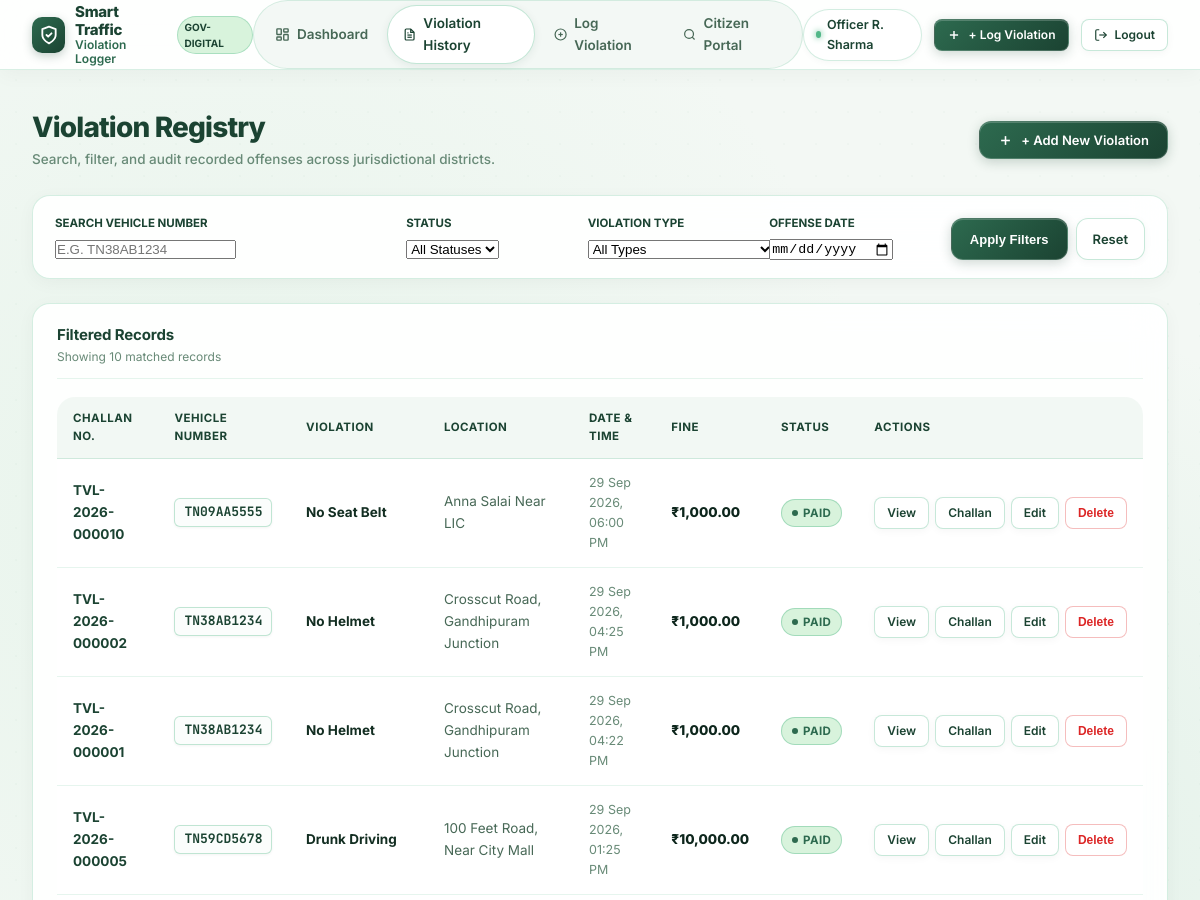
The app's page /violations (signed in, upper part), older data.
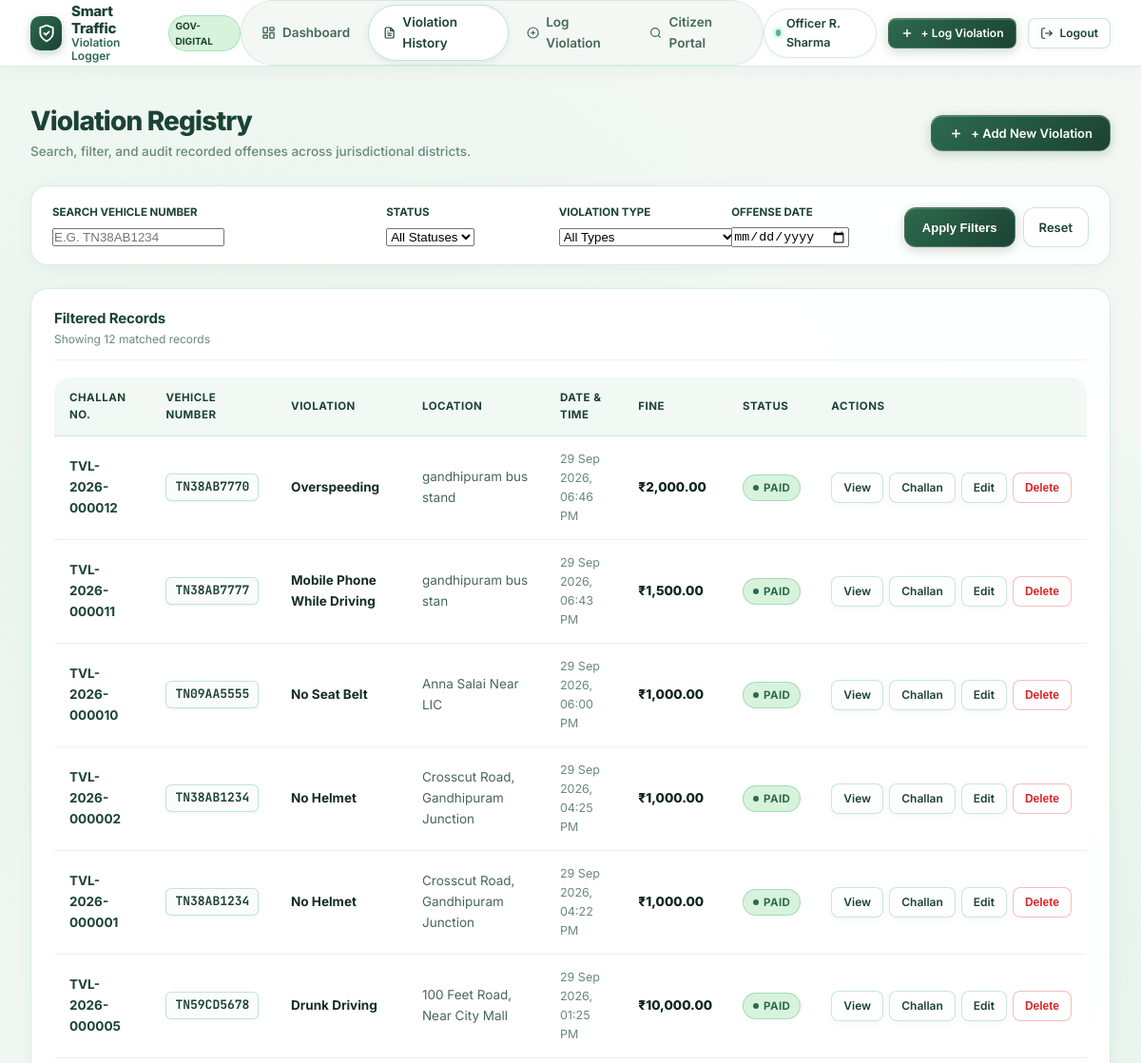
The same page, newer data.
### models.py (models this page shows, shortened)
class Violation(db.Model):
    __tablename__ = 'violations'
    id = db.Column(db.Integer, primary_key=True)
    challan_number = db.Column(db.String(32), unique=True, nullable=False, index=True)
    vehicle_number = db.Column(db.String(20), nullable=False, index=True)
    violation_type = db.Column(db.String(100), nullable=False)
    location = db.Column(db.String(200), nullable=False)
    violation_date = db.Column(db.DateTime, nullable=False, default=utc_now)
    fine_amount = db.Column(db.Float, nullable=False)
    payment_status = db.Column(db.String(20), nullable=False, default='Unpaid')
    officer_badge = db.Column(db.String(50), nullable=True)
    officer_name = db.Column(db.String(120), nullable=True)
    qr_filename = db.Column(db.String(255), nullable=True)
    notes = db.Column(db.Text, nullable=True)
    created_at = db.Column(db.DateTime, default=utc_now)
    updated_at = db.Column(db.DateTime, default=utc_now, onupdate=utc_now)
    @property
    def is_paid(self):
        return self.payment_status.strip().lower() == 'paid'
    @property
    def formatted_date(self):
        if self.violation_date:
            return self.violation_date.strftime('%d %b %Y, %I:%M %p')
        return 'N/A'
    @property
    def formatted_amount(self):
        return f"₹{self.fine_amount:,.2f}"

### app.py (the view, shortened to what this page needs)
    @app.route('/violations')
    @login_required
    def violations():
        vehicle_param = request.args.get('vehicle', '').strip()
        status_param = request.args.get('status', 'All').strip()
        type_param = request.args.get('violation_type', 'All').strip()
        date_param = request.args.get('date', '').strip()
        query = Violation.query
        cleaned_vehicle = clean_vehicle_number(vehicle_param)
        if cleaned_vehicle:
            query = query.filter(Violation.vehicle_number.ilike(f"%{cleaned_vehicle}%"))
        if status_param and status_param != 'All':
            query = query.filter(Violation.payment_status == status_param)
        if type_param and type_param != 'All':
            query = query.filter(Violation.violation_type == type_param)
        results = query.order_by(Violation.violation_date.desc(), Violation.id.desc()).all()
        vehicle_summary = None
        all_types = [t[0] for t in VIOLATION_TYPES]
        return render_template(
            'violations.html',
            violations=results,
            vehicle_query=cleaned_vehicle,
            selected_status=status_param,
            selected_type=type_param,
            selected_date=date_param,
            all_types=all_types,
            vehicle_summary=vehicle_summary
        )

### utils.py (called while the page is built)
def clean_vehicle_number(vehicle_number):
    if not vehicle_number:
        return ""
    cleaned = re.sub(r'[\s\-]', '', vehicle_number).upper()
    return cleaned

### templates/violations.html (shortened to what this page needs)
{% extends "base.html" %}
{% block content %}
<div class="page-container">
  <div class="page-header">
    <div class="page-header-info">
      <h1 class="page-title">Violation Registry</h1>
      <p class="page-subtitle">Search, filter, and audit recorded offenses across jurisdictional districts.</p>
    </div>
    <div class="page-header-actions">
      <a href="{{ url_for('add_violation') }}" class="btn-primary">
        <svg width="15" height="15" viewBox="0 0 24 24" fill="none" stroke="currentColor" stroke-width="2.5">
          <line x1="12" y1="5" x2="12" y2="19"/>
          <line x1="5" y1="12" x2="19" y2="12"/>
        </svg>
        + Add New Violation
      </a>
    </div>
  </div>
  <div class="search-filter-card">
    <form method="GET" action="{{ url_for('violations') }}" class="search-filter-form">
      <div class="search-field">
        <label for="vehicle" style="display: block; font-size: 11.5px; font-weight: 700; color: var(--eb-forest); margin-bottom: 5px; text-transform: uppercase;">
          Search Vehicle Number
        </label>
        <input type="text" id="vehicle" name="vehicle" value="{{ vehicle_query }}" placeholder="e.g. TN38AB1234" style="text-transform: uppercase;">
      </div>
      <div class="filter-field">
        <label for="status" style="display: block; font-size: 11.5px; font-weight: 700; color: var(--eb-forest); margin-bottom: 5px; text-transform: uppercase;">
          Status
        </label>
        <select id="status" name="status">
          <option value="All" {% if selected_status == 'All' %}selected{% endif %}>All Statuses</option>
        </select>
      </div>
      <div class="filter-field">
        <label for="violation_type" style="display: block; font-size: 11.5px; font-weight: 700; color: var(--eb-forest); margin-bottom: 5px; text-transform: uppercase;">
          Violation Type
        </label>
        <select id="violation_type" name="violation_type">
          <option value="All" {% if selected_type == 'All' %}selected{% endif %}>All Types</option>
        </select>
      </div>
      <div class="filter-field">
        <label for="date" style="display: block; font-size: 11.5px; font-weight: 700; color: var(--eb-forest); margin-bottom: 5px; text-transform: uppercase;">
          Offense Date
        </label>
        <input type="date" id="date" name="date" value="{{ selected_date }}">
      </div>
      <div style="display: flex; gap: 8px;">
        <button type="submit" class="btn-primary" style="height: 42px;">Apply Filters</button>
        <a href="{{ url_for('violations') }}" class="btn-secondary" style="height: 42px;">Reset</a>
      </div>
    </form>
  </div>
  <div class="card">
    <div class="card-header-bar">
      <div>
        <h3 class="card-header-title">Filtered Records</h3>
        <p style="font-size: 12px; color: var(--eb-text-subtle); margin-top: 2px;">
          Showing {{ violations|length }} matched record{% if violations|length != 1 %}s{% endif %}
        </p>
      </div>
    </div>
    {% if violations %}
      <div class="table-responsive">
        <table class="eb-table">
          <thead>
            <tr>
              <th>Challan No.</th>
              <th>Vehicle Number</th>
              <th>Violation</th>
              <th>Location</th>
              <th>Date &amp; Time</th>
              <th>Fine</th>
              <th>Status</th>
              <th>Actions</th>
            </tr>
          </thead>
          <tbody>
            {% for v in violations %}
              <tr>
                <td>
                  <a href="{{ url_for('violation_detail', id=v.id) }}" style="font-weight: 700; color: var(--eb-forest); text-decoration: none;">
                    {{ v.challan_number }}
                  </a>
                </td>
                <td>
                  <span class="vehicle-plate">{{ v.vehicle_number }}</span>
                </td>
                <td>
                  <strong>{{ v.violation_type }}</strong>
                </td>
                <td style="color: var(--eb-text-muted);">
                  {{ v.location }}
                </td>
                <td style="color: var(--eb-text-subtle); font-size: 12.5px;">
                  {{ v.formatted_date }}
                </td>
                <td style="font-weight: 800; color: var(--eb-deep-forest);">
                  {{ v.formatted_amount }}
                </td>
                <td>
                  {% if v.is_paid %}
                    <span class="badge badge--paid">
                      <span class="badge-dot"></span> Paid
                    </span>
                  {% else %}
                    <span class="badge badge--unpaid">
                      <span class="badge-dot"></span> Unpaid
                    </span>
                  {% endif %}
                </td>
                <td>
                  <div class="actions-cell">
                    <a href="{{ url_for('violation_detail', id=v.id) }}" class="btn-secondary btn-sm" title="View Detail">
                      View
                    </a>
                    <a href="{{ url_for('challan_view', id=v.id) }}" class="btn-secondary btn-sm" title="View Challan">
                      Challan
                    </a>
                    <a href="{{ url_for('edit_violation', id=v.id) }}" class="btn-secondary btn-sm" title="Edit">
                      Edit
                    </a>
                    <button type="button" class="btn-danger btn-sm js-delete-violation" data-id="{{ v.id }}" data-challan="{{ v.challan_number }}" title="Delete Violation">
                      Delete
                    </button>
                  </div>
                </td>
              </tr>
            {% endfor %}
          </tbody>
        </table>
      </div>
    {% endif %}
  </div>
</div>
{% endblock %}

### templates/base.html (shortened to what this page needs)
<!DOCTYPE html>
<html lang="en">
<head>
  <link rel="stylesheet" href="{{ url_for('static', filename='css/style.css') }}">
</head>
<body class="app-shell">
  <header class="eb-top-nav">
    <div class="eb-top-nav-inner">
      <a href="{{ url_for('dashboard') if session.get('officer_id') else url_for('public_search') }}" class="eb-nav-brand">
        <div class="eb-nav-logo-mark">
          <svg width="20" height="20" viewBox="0 0 24 24" fill="none" stroke="currentColor" stroke-width="2.2" stroke-linecap="round" stroke-linejoin="round">
            <path d="M12 22s8-4 8-10V5l-8-3-8 3v7c0 6 8 10 8 10z"/>
            <path d="m9 12 2 2 4-4"/>
          </svg>
        </div>
        <div class="eb-nav-brand-text">
          <span class="eb-brand-word-primary">Smart Traffic</span>
          <span class="eb-brand-word-secondary">Violation Logger</span>
        </div>
        <span class="eb-nav-badge">GOV-DIGITAL</span>
      </a>
      <nav class="eb-nav-links" id="navLinks">
        {% if session.get('officer_id') %}
          <a href="{{ url_for('dashboard') }}" class="eb-nav-link {% if request.endpoint == 'dashboard' %}eb-nav-link--active{% endif %}">
            <svg width="15" height="15" viewBox="0 0 24 24" fill="none" stroke="currentColor" stroke-width="2.2">
              <rect width="7" height="9" x="3" y="3" rx="1"/>
              <rect width="7" height="5" x="14" y="3" rx="1"/>
              <rect width="7" height="9" x="14" y="12" rx="1"/>
              <rect width="7" height="5" x="3" y="16" rx="1"/>
            </svg>
            Dashboard
          </a>
          <a href="{{ url_for('violations') }}" class="eb-nav-link {% if request.endpoint in ['violations', 'violation_detail'] %}eb-nav-link--active{% endif %}">
            Violation History
          </a>
          <a href="{{ url_for('add_violation') }}" class="eb-nav-link {% if request.endpoint == 'add_violation' %}eb-nav-link--active{% endif %}">
            <svg width="15" height="15" viewBox="0 0 24 24" fill="none" stroke="currentColor" stroke-width="2.2">
              <circle cx="12" cy="12" r="10"/>
              <line x1="12" y1="8" x2="12" y2="16"/>
              <line x1="8" y1="12" x2="16" y2="12"/>
            </svg>
            Log Violation
          </a>
        {% endif %}
        <a href="{{ url_for('public_search') }}" class="eb-nav-link {% if request.endpoint == 'public_search' %}eb-nav-link--active{% endif %}">
          <svg width="15" height="15" viewBox="0 0 24 24" fill="none" stroke="currentColor" stroke-width="2.2">
            <circle cx="11" cy="11" r="8"/>
            <path d="m21 21-4.3-4.3"/>
          </svg>
          Citizen Portal
        </a>
      </nav>
      <div class="eb-nav-actions">
        {% if session.get('officer_id') %}
          <div class="officer-badge-pill" title="Active Logged-in Officer">
            <span class="officer-dot"></span>
            <span>{{ session.get('officer_name', 'Officer') }}</span>
          </div>
          <a href="{{ url_for('add_violation') }}" class="btn-primary btn-sm">
            <svg width="14" height="14" viewBox="0 0 24 24" fill="none" stroke="currentColor" stroke-width="2.5">
              <line x1="12" y1="5" x2="12" y2="19"/>
              <line x1="5" y1="12" x2="19" y2="12"/>
            </svg>
            + Log Violation
          </a>
          <a href="{{ url_for('logout') }}" class="btn-secondary btn-sm" title="Log out">
            <svg width="14" height="14" viewBox="0 0 24 24" fill="none" stroke="currentColor" stroke-width="2">
              <path d="M9 21H5a2 2 0 0 1-2-2V5a2 2 0 0 1 2-2h4"/>
              <polyline points="16 17 21 12 16 7"/>
              <line x1="21" x2="9" y1="12" y2="12"/>
            </svg>
            Logout
          </a>
        {% endif %}
      </div>
    </div>
  </header>
  <main class="main-content">
    {% block content %}{% endblock %}
  </main>
</body>
</html>

Row changes from the older to the newer data that the page shows:
added Violation: challan_number "TVL-2026-000012", vehicle_number "TN38AB7770", violation_type "Overspeeding", location "gandhipuram bus stand", formatted_date "29 Sep 2026, 06:46 PM", formatted_amount "₹2,000.00", payment_status "Paid" (drawn)
added Violation: challan_number "TVL-2026-000011", vehicle_number "TN38AB7777", violation_type "Mobile Phone While Driving", location "gandhipuram bus stan", formatted_date "29 Sep 2026, 06:43 PM", formatted_amount "₹1,500.00", payment_status "Paid" (drawn)
Text that changed along with them:
{{ violations|length }}: "10" → "12"
